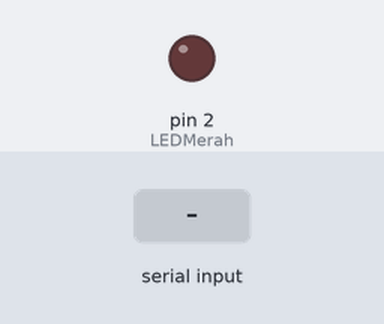
Simulated run of this sketch. Board: Arduino Uno, built with avr-gcc and run on an emulated ATmega328P. Parts: output pins drawn as LEDs (lit = HIGH). The test bench sets the inputs (shaded band).

Above: at 1.2 s.
1.3 s: "1" received over Serial
At 2.5 s:
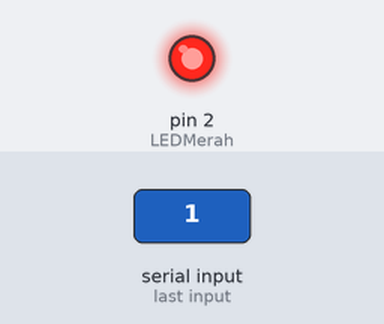
2.8 s: "2" received over Serial
At 3.7 s:
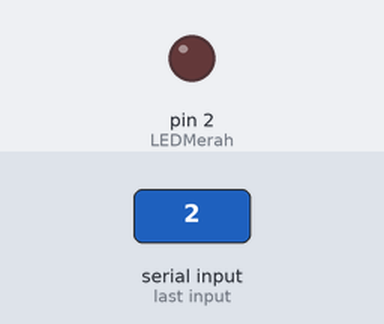
Timing chart, 0 to 5.8 s (numbered marks = the images above; inputs shaded):
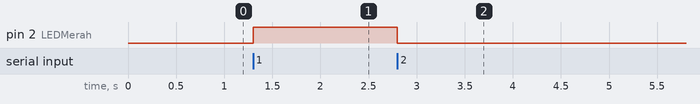

The sketch:

coba_bt.ino
```cpp
int LEDMerah=2;
int perintah;

void setup () {
  pinMode(LEDMerah, OUTPUT);
  Serial.begin(9600); //untuk bluetooth
}

void loop () {
  if(Serial.available() > 0){

      perintah = Serial.read(); //membaca data yang dikirm di bluetooth

  // perintah dari HP
  if(perintah == '1') {
  digitalWrite(LEDMerah, HIGH);

  } else if (perintah == '2') {
  digitalWrite(LEDMerah, LOW);
  }

 }

}
```

Measured:
- after the input at 1.3 s, pin 2 (LEDMerah): LOW → HIGH at once
- after the input at 2.8 s, pin 2 (LEDMerah): HIGH → LOW at once
